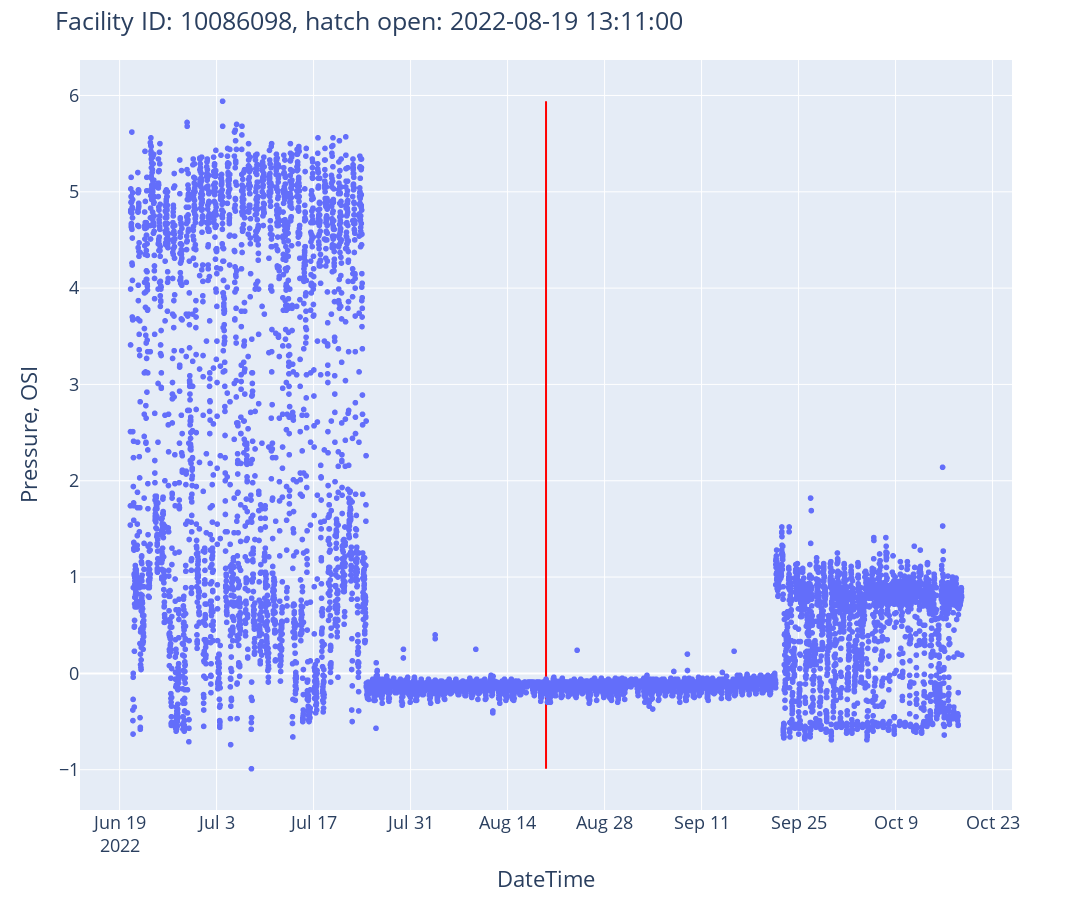

Here is the notebook cell this chart was saved with:
### Code cell
# plot pressure with drone detected open hatch time, you may add hatch open or close time from work order or Forms data or other notes to the plot.
fig = plot_ts_open_hatch(dfi=df_thp_460, fac_id=facility_id, t_drone_open_hatch=t_drone_open_hatch)
fig.show()

### Figure 1 — Plotly figure (JSON) as saved in the notebook; plotly's stock layout.template omitted (floating-point values rounded to 4 significant figures; data arrays with more than 128 entries replaced by an {"elided": "..."} marker saying what was removed)
{"data": [{"hovertemplate": "timestamp=%{x}<br>pressure_osi=%{y}<extra></extra>", "legendgroup": "", "marker": {"color": "#636efa", "symbol": "circle"}, "mode": "markers", "name": "", "showlegend": false, "type": "scattergl", "x": {"elided": "9857 str values"}, "xaxis": "x", "y": {"elided": "9857 float values"}, "yaxis": "y"}, {"hovertemplate": "x=%{x}<br>y=%{y}<extra></extra>", "legendgroup": "", "line": {"color": "red", "dash": "solid"}, "marker": {"symbol": "circle"}, "mode": "lines", "name": "", "orientation": "v", "showlegend": false, "type": "scatter", "x": ["2022-08-19T13:11:00", "2022-08-19T13:11:00"], "xaxis": "x", "y": [-0.99, 5.94], "yaxis": "y"}], "layout": {"font": {"size": 18}, "height": 900, "legend": {"tracegroupgap": 0}, "margin": {"t": 60}, "title": {"text": "Facility ID: 10086098, hatch open: 2022-08-19 13:11:00"}, "width": 1600, "xaxis": {"anchor": "y", "domain": [0, 1], "title": {"text": "DateTime"}}, "yaxis": {"anchor": "x", "domain": [0, 1], "title": {"text": "Pressure, OSI"}}}}
